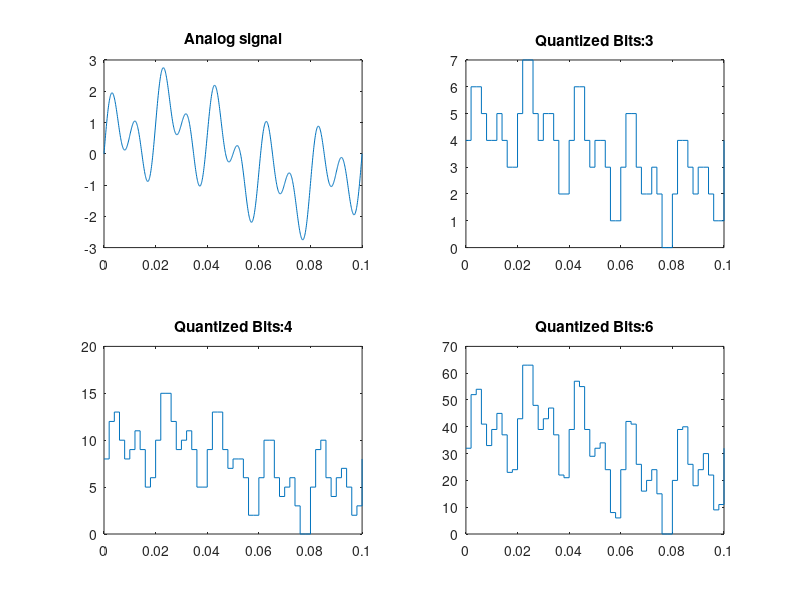

MATLAB code for this plot:
%Experiment Name: Encoding the quantized signal

clc;
close all;
clear all;

t=0:.0001:.1;
y=sin(2*pi*10*t)+sin(2*pi*50*t)+sin(2*pi*100*t);

subplot(2,2,1),plot(t,y);
title('Analog signal');

Fs=500;
i=1;
for j=1:round((length(t)-1)/((max(t)-min (t))*Fs)):length(t)
    ts(i)=t(j);
    ys(i)=y(j);
    i=i+1;
end

B=[3,4,6]; %Done for 3 different bits
for w=1:3
    b=B(w);
    L=2^b;
    del =(max(ys)-min(ys))/(L-1);
    for i=1:L
        l(i)=min(ys)+del *(i-1);
    end
    yq=ys;
    for i=1:length(1)-1
        temp=yq>l(i) & yq<l(i+1) & abs(yq-l(i))<abs(yq-l(i+1));
        yu(temp)=l(i); 
        temp=yq>l(i) & yq<l(i+1) & abs(yq-l(i))<abs(yq-l(i+1)); 
        yq(temp)=l(i+1);
    end

    for z=1:length(yq)
        ye(z)=round((yq(z)-min(yq))/del);
    end

    if w==1 
        encoded_3=dec2bin(ye);
    elseif w==2 
        encoded_4=dec2bin(ye); 
    else
        encoded_6=dec2bin(ye);
    end

subplot(2,2,w+1), stairs(ts,ye); 
title(['Quantized Bits:', num2str(B(w))]);

end

display(encoded_3);

display(encoded_4);

display(encoded_6);


